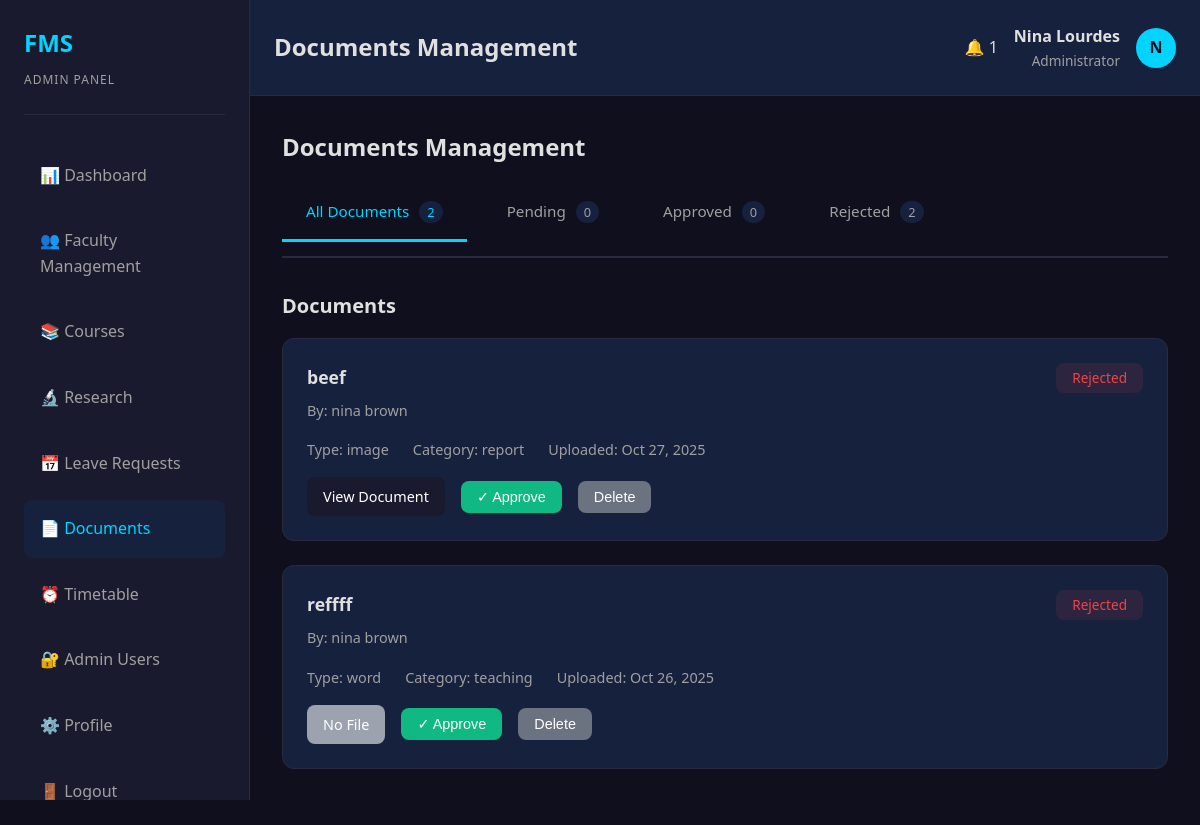
The page /faculty_css/admin/documents-management.php (signed in) on the database its author committed.
### tables this page shows
CREATE TABLE `documents` (
  `document_id` int(11) NOT NULL,
  `version_number` int(11) DEFAULT 1,
  `parent_document_id` int(11) DEFAULT NULL,
  `faculty_id` int(11) DEFAULT NULL,
  `document_name` varchar(255) NOT NULL,
  `document_type` varchar(50) DEFAULT NULL,
  `file_path` varchar(255) DEFAULT NULL,
  `category` varchar(100) DEFAULT NULL,
  `status` enum('pending','approved','rejected') DEFAULT 'pending',
  `uploaded_date` timestamp NULL DEFAULT current_timestamp(),
  `approval_date` timestamp NULL DEFAULT NULL,
  `approved_by` int(11) DEFAULT NULL,
  `is_template` tinyint(1) DEFAULT 0,
  `is_latest` tinyint(1) DEFAULT 1,
  `file_size` varchar(50) DEFAULT NULL,
  `file_name` varchar(255) NOT NULL
);

CREATE TABLE `faculty` (
  `faculty_id` int(11) NOT NULL,
  `name` varchar(100) NOT NULL,
  `email` varchar(100) NOT NULL,
  `password` varchar(255) NOT NULL,
  `position` varchar(100) DEFAULT NULL,
  `department` varchar(100) DEFAULT NULL,
  `education` varchar(255) DEFAULT NULL,
  `contact` varchar(20) DEFAULT NULL,
  `profile_photo` varchar(255) DEFAULT NULL,
  `created_at` timestamp NULL DEFAULT current_timestamp(),
  `updated_at` timestamp NULL DEFAULT current_timestamp() ON UPDATE current_timestamp()
);

### faculty_css/config/session.php (called while the page is built, shortened)
<?php
function isLoggedIn() {
    return isset($_SESSION['user_id']) && isset($_SESSION['user_type']);
}
function getCurrentUser($conn) {
    $user_id = $_SESSION['user_id'];
    $user_type = $_SESSION['user_type'];
    $query = $user_type === 'admin'
        ? "SELECT * FROM admins WHERE admin_id = ?"
        : "SELECT * FROM faculty WHERE faculty_id = ?";
    $stmt = $conn->prepare($query);
    $stmt->bind_param("i", $user_id);
    $stmt->execute();
    $result = $stmt->get_result();
    return $result->fetch_assoc();
}
?>

### faculty_css/config/notifications.php (called while the page is built, shortened)
<?php
function getUnreadCount($conn, $user_type, $user_id) {
    $stmt = $conn->prepare("SELECT COUNT(*) as count FROM notifications WHERE user_type = ? AND user_id = ? AND is_read = FALSE");
    $stmt->bind_param("si", $user_type, $user_id);
    $stmt->execute();
    $result = $stmt->get_result()->fetch_assoc();
    return $result['count'];
}
?>

### faculty_css/admin/documents-management.php (the view, shortened to what this page needs)
<?php
$page_title = 'Documents Management';
require_once 'header.php';
require_once '../config/database.php';
$status_filter = isset($_GET['status']) ? sanitize($_GET['status']) : 'all';
$query = "SELECT d.*, f.name as faculty_name FROM documents d
          LEFT JOIN faculty f ON d.faculty_id = f.faculty_id";
$query .= " ORDER BY d.uploaded_date DESC";
$documents_list = $conn->query($query);
$stats = $conn->query("SELECT status, COUNT(*) as count FROM documents GROUP BY status");
$status_counts = [];
while ($row = $stats->fetch_assoc()) {
    $status_counts[$row['status']] = $row['count'];
}
?>
<h3>Documents Management</h3>
<div class="filter-tabs">
    <a href="?status=all" class="filter-tab <?php echo $status_filter === 'all' ? 'active' : ''; ?>">
        All Documents
        <span class="count"><?php echo array_sum($status_counts); ?></span>
    </a>
    <a href="?status=pending" class="filter-tab <?php echo $status_filter === 'pending' ? 'active' : ''; ?>">
        Pending
        <span class="count"><?php echo $status_counts['pending'] ?? 0; ?></span>
    </a>
    <a href="?status=approved" class="filter-tab <?php echo $status_filter === 'approved' ? 'active' : ''; ?>">
        Approved
        <span class="count"><?php echo $status_counts['approved'] ?? 0; ?></span>
    </a>
    <a href="?status=rejected" class="filter-tab <?php echo $status_filter === 'rejected' ? 'active' : ''; ?>">
        Rejected
        <span class="count"><?php echo $status_counts['rejected'] ?? 0; ?></span>
    </a>
</div>
<h4>Documents</h4>
<?php if ($documents_list->num_rows === 0): ?>
<div style="text-align: center; padding: var(--spacing-xl); color: var(--text-secondary);">
    No documents found.
</div>
<?php else: ?>
    <?php while ($document = $documents_list->fetch_assoc()): ?>
    <div class="document-card">
        <div class="document-header">
            <div>
                <div class="document-title"><?php echo htmlspecialchars($document['document_name']); ?></div>
                <?php if (!$document['is_template']): ?>
                <div style="color: var(--text-secondary); font-size: 0.9rem; margin-top: var(--spacing-sm);">
                    By: <?php echo htmlspecialchars($document['faculty_name']); ?>
                </div>
                <?php else: ?>
                <div style="color: var(--accent); font-size: 0.9rem; margin-top: var(--spacing-sm);">
                    Template
                </div>
                <?php endif; ?>
            </div>
            <span class="status-badge status-<?php echo $document['status']; ?>">
                <?php echo ucfirst($document['status']); ?>
            </span>
        </div>
        <div class="document-meta">
            <span>Type: <?php echo htmlspecialchars($document['document_type']); ?></span>
            <span>Category: <?php echo htmlspecialchars($document['category']); ?></span>
            <span>Uploaded: <?php echo date('M d, Y', strtotime($document['uploaded_date'])); ?></span>
        </div>
        <div class="document-actions">
            <?php if (!empty($document['file_path'])): ?>
                <?php if (file_exists($document['file_path'])): ?>
                <a href="download-document.php?id=<?php echo $document['document_id']; ?>" class="btn-action btn-view">View Document</a>
                <?php else: ?>
                <span class="btn-action btn-disabled">File Not Found</span>
                <?php endif; ?>
            <?php else: ?>
            <span class="btn-action btn-disabled">No File</span>
            <?php endif; ?>
            <?php if ($document['status'] !== 'approved'): ?>
            <form method="POST" style="display: inline;">
                <button type="submit" name="update_document" class="btn-action btn-approve">✓ Approve</button>
            </form>
            <?php endif; ?>
            <form method="POST" style="display: inline;" onsubmit="return confirm('Are you sure you want to delete this document?');">
                <button type="submit" name="delete_document" class="btn-action btn-delete">Delete</button>
            </form>
        </div>
    </div>
    <?php endwhile; ?>
<?php endif; ?>
<?php require_once 'footer.php'; ?>

### faculty_css/admin/header.php (shortened to what this page needs)
<?php
require_once '../config/database.php';
require_once '../config/session.php';
require_once '../config/notifications.php';
$user_type = 'admin';
$current_user = getCurrentUser(conn: $conn);
$user_id = $current_user['admin_id'];
$unread_count = getUnreadCount($conn, $user_type, $user_id);
?>
<!DOCTYPE html>
<html lang="en">
<head>
    <link rel="stylesheet" href="../assets/css/style.css">
</head>
<body>
    <div class="admin-layout">
        <aside class="sidebar">
            <div class="sidebar-header">
                <div class="sidebar-logo">FMS</div>
                <div class="sidebar-subtitle">Admin Panel</div>
            </div>
            <ul class="sidebar-menu">
                <li><a href="dashboard.php" class="<?php echo basename($_SERVER['PHP_SELF']) === 'dashboard.php' ? 'active' : ''; ?>">📊 Dashboard</a></li>
                <li><a href="faculty-management.php" class="<?php echo basename($_SERVER['PHP_SELF']) === 'faculty-management.php' ? 'active' : ''; ?>">👥 Faculty Management</a></li>
                <li><a href="course-management.php" class="<?php echo basename($_SERVER['PHP_SELF']) === 'course-management.php' ? 'active' : ''; ?>">📚 Courses</a></li>
                <li><a href="research-management.php" class="<?php echo basename($_SERVER['PHP_SELF']) === 'research-management.php' ? 'active' : ''; ?>">🔬 Research</a></li>
                <li><a href="leave-management.php" class="<?php echo basename($_SERVER['PHP_SELF']) === 'leave-management.php' ? 'active' : ''; ?>">📅 Leave Requests</a></li>
                <li><a href="documents-management.php" class="<?php echo basename($_SERVER['PHP_SELF']) === 'documents-management.php' ? 'active' : ''; ?>">📄 Documents</a></li>
                <li><a href="timetable-management.php" class="<?php echo basename($_SERVER['PHP_SELF']) === 'timetable-management.php' ? 'active' : ''; ?>">⏰ Timetable</a></li>
                <li><a href="admin-management.php" class="<?php echo basename($_SERVER['PHP_SELF']) === 'admin-management.php' ? 'active' : ''; ?>">🔐 Admin Users</a></li>
                <li><a href="profile.php" class="<?php echo basename($_SERVER['PHP_SELF']) === 'profile.php' ? 'active' : ''; ?>">⚙️ Profile</a></li>
                <li><a href="../logout.php">🚪 Logout</a></li>
            </ul>
        </aside>
        <div class="main-content">
            <div class="topbar">
                <div class="topbar-title"><?php echo isset($page_title) ? $page_title : 'Dashboard'; ?></div>
                <div class="topbar-user">
    <div class="notification-bell" id="notificationBell">
        <span class="bell-icon">🔔</span>
        <?php if ($unread_count > 0): ?>
            <span class="notification-badge"><?php echo $unread_count > 99 ? '99+' : $unread_count; ?></span>
        <?php endif; ?>
    </div>
    <div class="user-info">
        <div class="user-name"><?php echo isset($current_user['name']) ? htmlspecialchars($current_user['name']) : 'Unknown User'; ?></div>
        <div class="user-role">Administrator</div>
    </div>
    <div class="user-avatar"><?php echo isset($current_user['name']) ? strtoupper(substr($current_user['name'], 0, 1)) : '?'; ?></div>
</div>
            </div>
            <div class="content">
</body>
</html>

### faculty_css/assets/css/style.css (style rules this page uses)
:root { --primary: #1a1a2e; --primary-light: #16213e; --primary-dark: #0f3460; --accent: #00d4ff; --accent-hover: #00b8d4; --accent-light: #00e5ff; --bg-dark: #0f0f1e; --bg-secondary: #1a1a2e; --text-primary: #e0e0e0; --text-secondary: #a0a0a0; --border-color: #2a2a3e; --success: #10b981; --warning: #f59e0b; --danger: #ef4444; --info: #3b82f6; --spacing-xs: 0.25rem; --spacing-sm: 0.5rem; --spacing-md: 1rem; --spacing-lg: 1.5rem; --spacing-xl: 2rem; --spacing-2xl: 3rem; --radius-sm: 0.375rem; --radius-md: 0.5rem; --radius-lg: 0.75rem; --radius-xl: 1rem; --transition: all 0.3s ease; }
* { margin: 0; padding: 0; box-sizing: border-box; }
html, body { font-family: "Segoe UI", Tahoma, Geneva, Verdana, sans-serif; background-color: var(--bg-dark); color: var(--text-primary); line-height: 1.6; }
h1, h2, h3, h4, h5, h6 { font-weight: 600; margin-bottom: var(--spacing-md); color: var(--text-primary); }
h3 { font-size: 1.5rem; }
h4 { font-size: 1.25rem; }
a { color: var(--accent); text-decoration: none; transition: var(--transition); }

### faculty_css/admin/header.php (style rules this page uses)
.admin-layout { display: flex; min-height: 100vh; }
.sidebar { width: 250px; background-color: var(--primary); border-right: 1px solid var(--border-color); padding: var(--spacing-lg); position: fixed; height: 100vh; overflow-y: auto; scrollbar-width: none; -ms-overflow-style: none; }
.sidebar-header { margin-bottom: var(--spacing-xl); padding-bottom: var(--spacing-lg); border-bottom: 1px solid var(--border-color); }
.sidebar-logo { font-size: 1.5rem; font-weight: 700; color: var(--accent); margin-bottom: var(--spacing-sm); }
.sidebar-subtitle { font-size: 0.75rem; color: var(--text-secondary); text-transform: uppercase; letter-spacing: 1px; }
.sidebar-menu { list-style: none; }
.sidebar-menu li { margin-bottom: var(--spacing-sm); }
.sidebar-menu a { display: block; padding: var(--spacing-md) var(--spacing-md); color: var(--text-secondary); border-radius: var(--radius-md); transition: var(--transition); text-decoration: none; }
.sidebar-menu a:hover, .sidebar-menu a.active { background-color: var(--primary-light); color: var(--accent); }
.main-content { margin-left: 250px; flex: 1; display: flex; flex-direction: column; }
.topbar { background-color: var(--primary-light); border-bottom: 1px solid var(--border-color); padding: var(--spacing-lg); display: flex; justify-content: space-between; align-items: center; }
.topbar-title { font-size: 1.5rem; font-weight: 600; color: var(--text-primary); }
.topbar-user { display: flex; align-items: center; gap: var(--spacing-md); }
.user-info { text-align: right; }
.user-name { font-weight: 600; color: var(--text-primary); }
.user-role { font-size: 0.85rem; color: var(--text-secondary); }
.user-avatar { width: 40px; height: 40px; border-radius: 50%; background-color: var(--accent); display: flex; align-items: center; justify-content: center; color: var(--bg-dark); font-weight: 700; }
.content { flex: 1; padding: var(--spacing-xl); overflow-y: auto; }

### rows shown on the page
documents: document_name "beef", faculty.name "nina brown", status "Rejected", document_type "image", category "report", uploaded_date "Oct 27, 2025"
documents: document_name "reffff", faculty.name "nina brown", status "Rejected", document_type "word", category "teaching", uploaded_date "Oct 26, 2025", shows "No File"

### other values the page prints
$page_title "Documents Management"
$unread_count "1"
$current_user['name'] "Nina Lourdes"
substr($current_user['name'], 0, 1) "N"
array_sum($status_counts) "2"
$status_counts['pending'] "0"
$status_counts['approved'] "0"
$status_counts['rejected'] "2"
